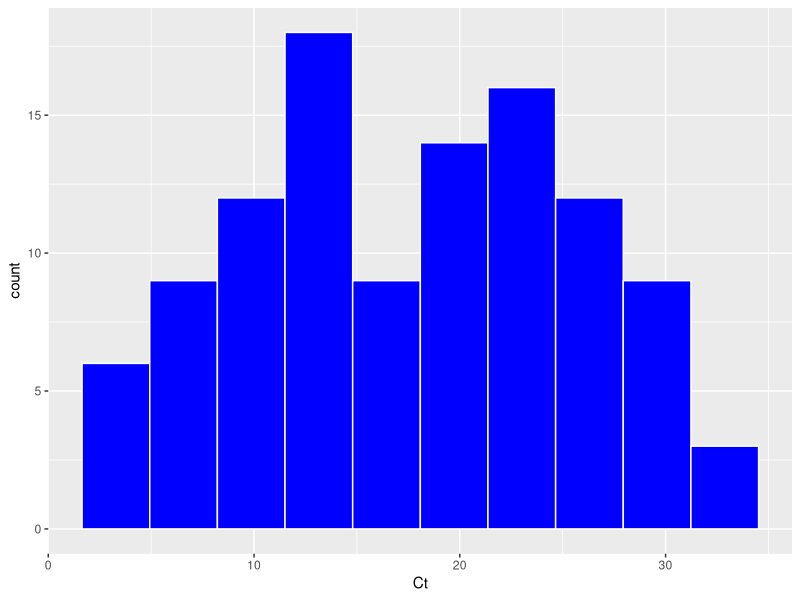
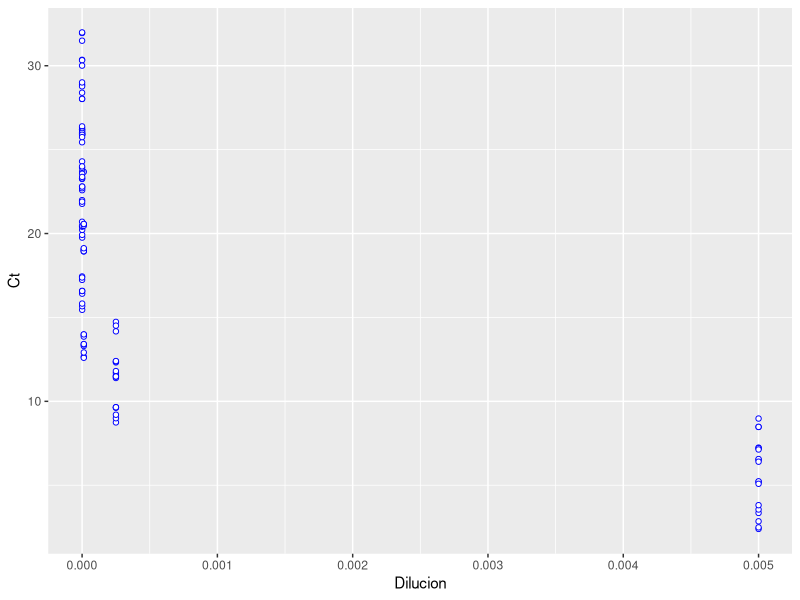
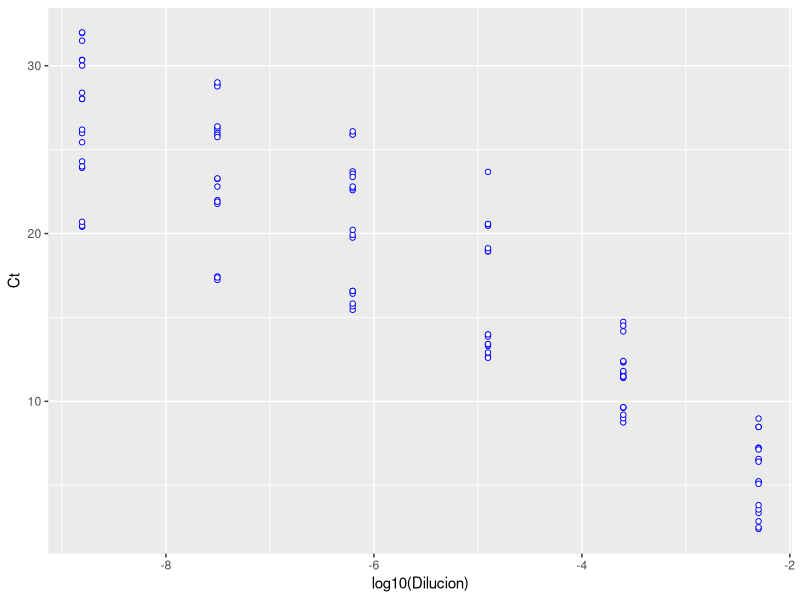
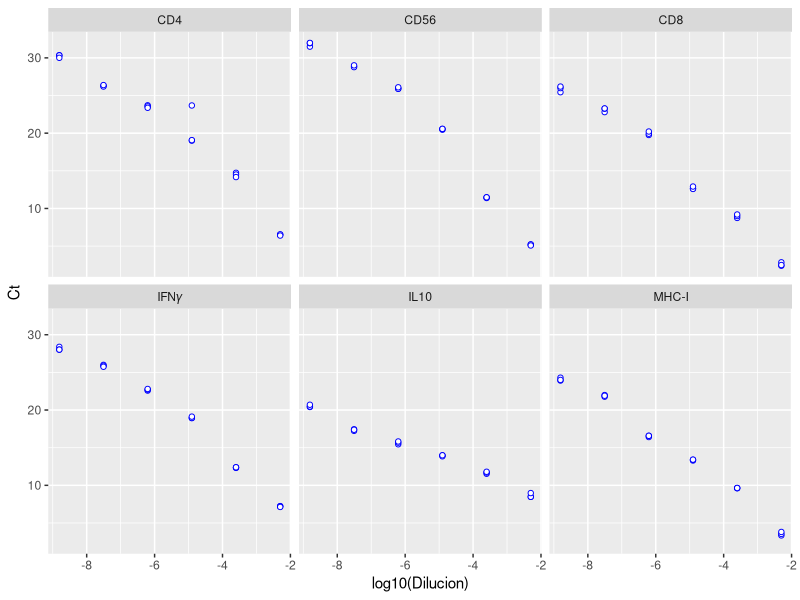
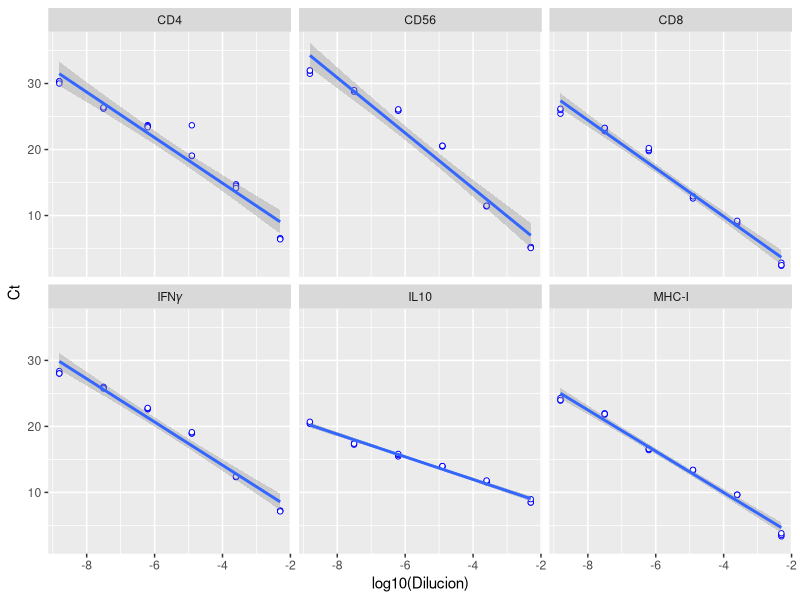
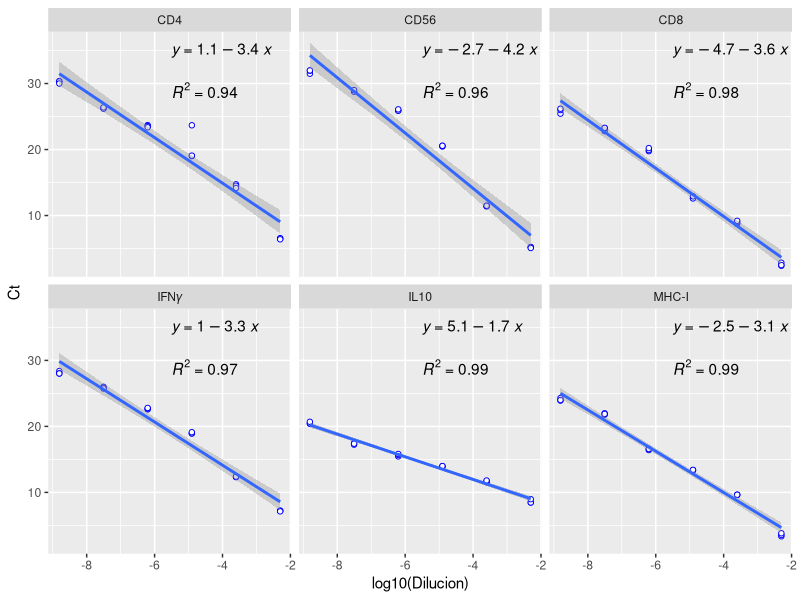
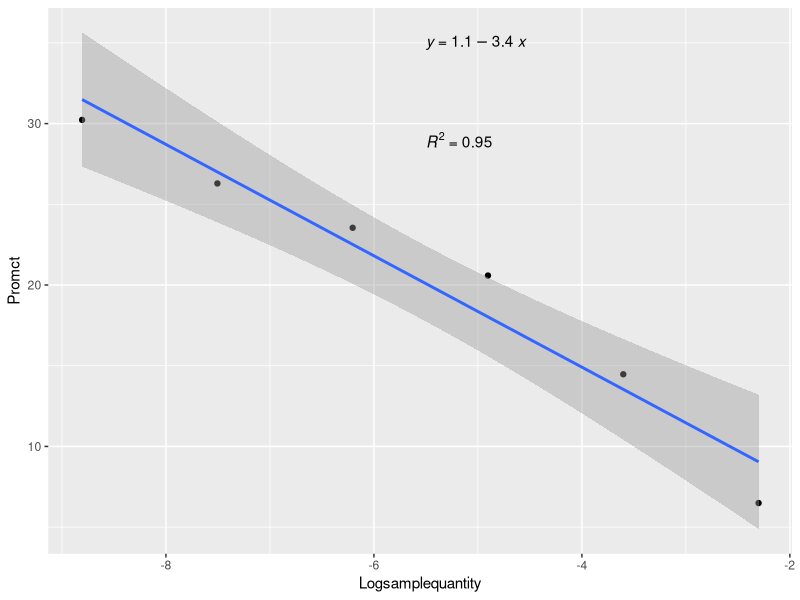
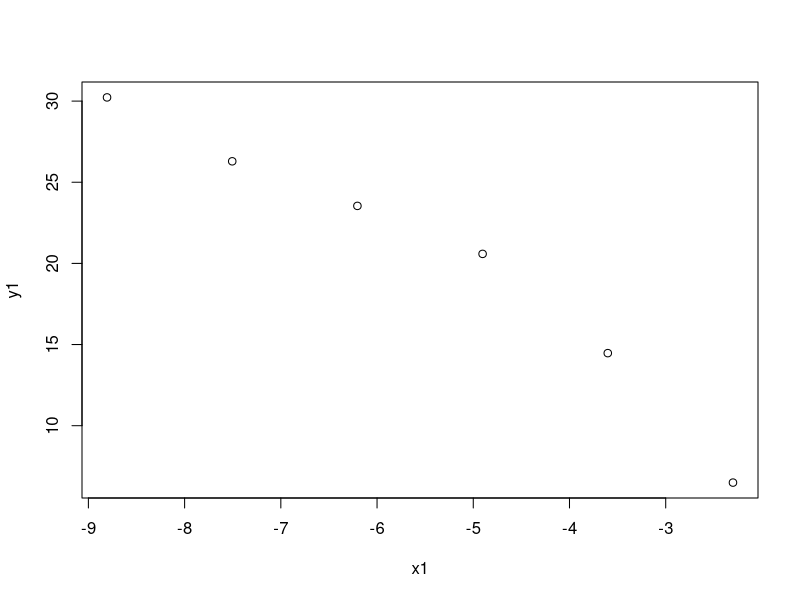

Generate these figures, in order, with R:
# ------------------------------------------------------------------------------
# Clase 06 - Evaluación de la eficiencia de primers
# Dra. Debora Torrealba Sandoval
# 22 de octubre de 2022
# Análisis de expresión diferencial de genes e investigación reproducible con R.
# ------------------------------------------------------------------------------

# Remover objetos de la sesión de trabajo
rm(list = ls())

# Instalar librerías
library(readxl)
library(ggplot2)
library(ggpubr)

# Importar y explorar datos
Data <- read_excel("Eficiencia_cebadores.xlsx", sheet = 1)
head(Data)
summary(Data)
Data$Gen <- as.factor(Data$Gen)
Data$Replica <- as.factor(Data$Replica)
summary(Data)

# Histograma
ggplot(Data, aes(Ct)) +
  geom_histogram(color="white", fill="blue", bins = 10)

# Grafica de puntos
ggplot(Data, aes(x=Dilucion, y= Ct))+
  geom_point(color="blue", fill = "white", shape = 21)

# Grafica de puntos con logaritmo de dilución
ggplot(Data, aes(x=log10(Dilucion), y= Ct))+
  geom_point(color="blue", fill = "white", shape = 21)

# Grafica de puntos con logaritmo de dilución por gen
ggplot(Data, aes(x=log10(Dilucion), y= Ct))+
  geom_point(color="blue", fill = "white", shape = 21)+
  facet_wrap( ~ Gen)

# Grafica + linea de regresión
ggplot(Data, aes(x=log10(Dilucion), y= Ct))+
  geom_point(color="blue", fill = "white", shape = 21)+
  geom_smooth(method = "lm")+
  facet_wrap( ~ Gen)

# Grafica + linea de regresion + ecuación + R2
ggplot(Data, aes(x=log10(Dilucion), y= Ct))+
  geom_point(color="blue", fill = "white", shape = 21)+
  geom_smooth(method = "lm")+
  stat_regline_equation(label.y = 29, label.x = -5.5, aes(label = ..rr.label..)) + 
  stat_regline_equation(label.y = 35, label.x = -5.5, aes(label = ..eq.label..))+
  facet_wrap( ~ Gen)

# Calculo de eficiencia genes individuales
# Crear segundo objeto con valores promedio
Data2 = aggregate(Data$Ct, by = list(Data$Dilucion, Data$Gen), FUN = mean, na.rm = TRUE)
colnames(Data2)<- c("Dilucion","Gen","Promct")

# Calcular el logaritmo 
Data2$Logsamplequantity = log10(Data2$Dilucion)

# Evaluación del gen CD4

CD4Data <- Data2[1:6,]

# Generación de gráfico
PlotCD4 <- qplot(Logsamplequantity, Promct, data=CD4Data) + geom_smooth(method = "lm") +  
      stat_regline_equation(label.y = 29, label.x = -5.5, aes(label = ..rr.label..)) + 
      stat_regline_equation(label.y = 35, label.x = -5.5, aes(label = ..eq.label..))

# Visualizar gráfico

PlotCD4

# Regresión lineal

x1 <- CD4Data$Logsamplequantity
y1 <- CD4Data$Promct
plot(x1, y1)
CD4Amodel <- lm(y1~x1)
CD4Amodel
CD4Amodel_summary <- summary(CD4Amodel)
slopeCD4value <- CD4Amodel_summary$coefficients[2,1]

# Pendiente de la curva

slopeCD4value

# Eficiencia del cebador en porcentaje

(10^(-1/slopeCD4value)-1)*100


# Evaluación del gen CD56

CD56Data <- Data2[7:12,]

# Generación de gráfico
PlotCD56 <- qplot(Logsamplequantity, Promct, data=CD4Data) + geom_smooth(method = "lm") +  
  stat_regline_equation(label.y = 29, label.x = -5.5, aes(label = ..rr.label..)) + 
  stat_regline_equation(label.y = 35, label.x = -5.5, aes(label = ..eq.label..))

# Visualizar gráfico

PlotCD56

# Regresión lineal

x1 <- CD56Data$Logsamplequantity
y1 <- CD56Data$Promct
plot(x1, y1)
CD56Amodel <- lm(y1~x1)
CD56Amodel
CD56Amodel_summary <- summary(CD56Amodel)
slopeCD56value <- CD56Amodel_summary$coefficients[2,1]

# Pendiente de la curva

slopeCD56value 

# Eficiencia del cebador en porcentaje

(10^(-1/slopeCD56value)-1)*100

# Repetir para los genes cd56, CD8, IFNy, IL-10 y MHC-I.

# Responder

# a) ¿Cuales son los porcentajes de eficiencia de los cebadores evaluados?
  
# b) ¿Que par de cebadores se obtuvo el porcentaje más alto y bajo de eficiencia? Explique que factores pueden influir en este porcentaje.

# c) ¿Que primers efectivamente pueden ser usados para un análisis de expresión génica?






















































# Respuesta a ejercicios

# a) Eficiencia de los cebadores evaluados:
# cd4   = 94,93%
# cd56  = 73,18%
# cd8   = 87,98%
# INFy  = 102,12%
# IL-10 = 282,59%
# MHCI  = 108,74%


# b) El porcentaje más alto de eficiencia fue de 282,59% de los cebadores del gen IL-10, 
# el porcentaje de eficiencia más bajo fue de 73,18% de los cebadores del gen cd56.

# Eficiencias sobre el 110% se pueden deber a errores de pipeteo en las diluciones 
# seriadas. La presencia de inhibidores de la PCR en uno o más de los reactivos puede 
# producir eficiencias de más del 110%. Esto puede resultar en un aumento aparente en la 
# eficiencia, ya que las muestras con mayor concentración de ADNc también tienen el nivel 
# más alto de inhibidores, que causan un retraso en la CT, mientras que las muestras con 
# concentraciones de ADNc más bajas tienen niveles más bajos de inhibidores, por lo que 
#la CT es minimamente retrasada. Como resultado, el valor absoluto de la pendiente
# disminuye y la eficiencia calculada parece aumentar. 

# Eficiencias de los cebadores por bajo el 90% se puede deber a diversos factores como la
# longitud, la estructura secundaria y el contenido de GC del cebador. Otras razones que 
# pueden influir en la eficiencia son la din?mica de la propia reacción, el uso de 
# reactivos no óptimos, concentraciones y la calidad de la enzima, lo que puede resultar 
# en eficiencias por debajo del 90%. Tambi?n se puede deber a la coamplificación de 
# productos no específicos, como los dímeros de cebadores. 


# c) Se pueden utilizar los cebadores que obtuvieron un porcentaje de eficiencia de entre 
# un 90 y 110%, estos son cd4, INFy y MHCI.

